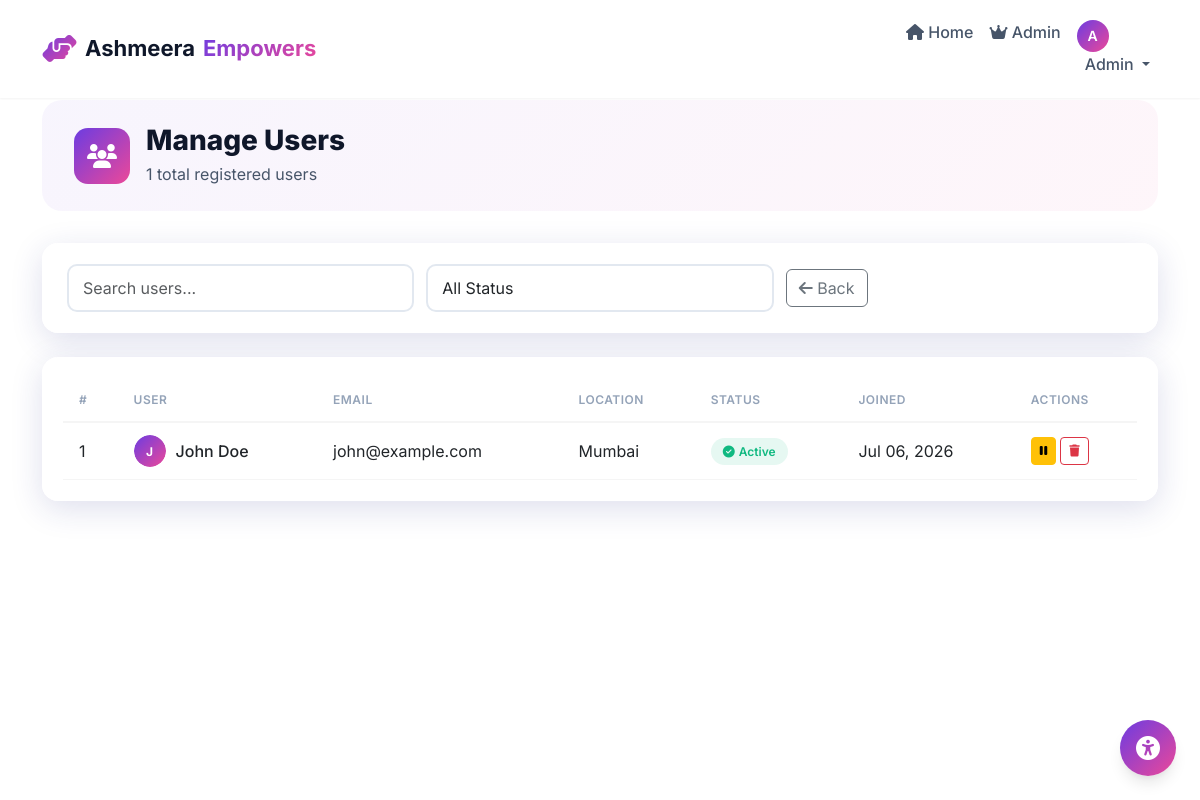
Page /admin/users (signed in) on the committed database.
### models.py (models this page shows, shortened)
class User(UserMixin, db.Model):
    __tablename__ = 'users'
    id = db.Column(db.Integer, primary_key=True)
    email = db.Column(db.String(100), unique=True, nullable=False)
    password_hash = db.Column(db.String(255), nullable=False)
    full_name = db.Column(db.String(100), nullable=False)
    phone = db.Column(db.String(20))
    user_type = db.Column(db.String(20), default='user')
    is_active = db.Column(db.Boolean, default=True)
    is_verified = db.Column(db.Boolean, default=False)
    profile_photo = db.Column(db.String(255))
    resume = db.Column(db.String(255))
    bio = db.Column(db.Text)
    location = db.Column(db.String(100))
    disability_type = db.Column(db.String(50))
    date_of_birth = db.Column(db.String(20))
    gender = db.Column(db.String(20))
    preferred_job_type = db.Column(db.String(50))
    preferred_location = db.Column(db.String(100))
    expected_salary_min = db.Column(db.Integer)
    expected_salary_max = db.Column(db.Integer)
    work_from_home = db.Column(db.Boolean, default=False)
    skills = db.Column(db.Text)
    security_question = db.Column(db.String(200))
    security_answer = db.Column(db.String(200))
    created_at = db.Column(db.DateTime, default=datetime.utcnow)
    updated_at = db.Column(db.DateTime, default=datetime.utcnow, onupdate=datetime.utcnow)
    last_login = db.Column(db.DateTime)
    applications = db.relationship('Application', backref='applicant', lazy=True)
    notifications = db.relationship('Notification', backref='recipient', lazy=True)
    saved_jobs = db.relationship('SavedJob', backref='saver', lazy=True)

### app.py (the view)
@app.route('/admin/users')
@login_required
def admin_users():
    if current_user.user_type != 'admin':
        flash('You do not have permission to access this page.', 'danger')
        return redirect(url_for('dashboard'))
    users = User.query.filter_by(user_type='user').order_by(User.created_at.desc()).all()
    return render_template('admin/users.html', users=users)

### app.py (called while the page is built)
@login_manager.user_loader
def load_user(user_id):
    return User.query.get(int(user_id))

@app.context_processor
def utility_processor():
    def get_notification_count():
        if current_user.is_authenticated:
            return Notification.query.filter_by(user_id=current_user.id, is_read=False).count()
        return 0
    def get_profile_completion():
        if current_user.is_authenticated:
            return current_user.profile_completion
        return 0
    return dict(
        get_notification_count=get_notification_count,
        get_profile_completion=get_profile_completion,
        now=datetime.now(timezone.utc)  # ← FIXED
    )

### templates/admin/users.html (shortened to what this page needs)
{% extends "base.html" %}
{% block content %}
<div class="admin-page">
    <div class="container">
        <div class="page-header">
            <div class="header-content">
                <div class="header-icon">
                    <i class="fas fa-users"></i>
                </div>
                <div>
                    <h1 class="page-title">Manage Users</h1>
                    <p class="page-subtitle">{{ users|length }} total registered users</p>
                </div>
            </div>
        </div>
        <div class="filters-section glass-card">
            <div class="filters-row">
                <div class="filter-group">
                    <input type="text" class="form-control" placeholder="Search users..." id="searchUsers" onkeyup="filterUsers()">
                </div>
                <div class="filter-group">
                    <select class="form-control" id="filterStatus" onchange="filterUsers()">
                        <option value="">All Status</option>
                    </select>
                </div>
                <div class="filter-group">
                    <a href="{{ url_for('admin_dashboard') }}" class="btn btn-outline-secondary">
                        <i class="fas fa-arrow-left"></i> Back
                    </a>
                </div>
            </div>
        </div>
        <div class="table-card glass-card">
            <div class="table-responsive">
                <table class="table admin-table">
                    <thead>
                        <tr>
                            <th>#</th>
                            <th>User</th>
                            <th>Email</th>
                            <th>Location</th>
                            <th>Status</th>
                            <th>Joined</th>
                            <th>Actions</th>
                        </tr>
                    </thead>
                    <tbody>
                        {% if users %}
                            {% for user in users %}
                                <tr data-status="{% if user.is_active %}active{% else %}inactive{% endif %}">
                                    <td>{{ loop.index }}</td>
                                    <td>
                                        <div class="user-info">
                                            <div class="user-avatar">
                                                {% if user.profile_photo %}
                                                    <img src="{{ url_for('static', filename='uploads/profiles/' + user.profile_photo) }}" alt="{{ user.full_name }}">
                                                {% else %}
                                                    <div class="avatar-placeholder-sm">{{ user.full_name[0]|upper }}</div>
                                                {% endif %}
                                            </div>
                                            <span class="user-name">{{ user.full_name }}</span>
                                        </div>
                                    </td>
                                    <td>{{ user.email }}</td>
                                    <td>{{ user.location or 'N/A' }}</td>
                                    <td>
                                        <span class="status-badge {% if user.is_active %}status-active{% else %}status-inactive{% endif %}">
                                            <i class="fas fa-{% if user.is_active %}check-circle{% else %}times-circle{% endif %}"></i>
                                            {% if user.is_active %}Active{% else %}Inactive{% endif %}
                                        </span>
                                    </td>
                                    <td>{{ user.created_at.strftime('%b %d, %Y') if user.created_at else 'N/A' }}</td>
                                    <td>
                                        <div class="action-buttons">
                                            <button class="btn btn-sm {% if user.is_active %}btn-warning{% else %}btn-success{% endif %}"
                                                    onclick="toggleUserStatus({{ user.id }})">
                                                <i class="fas fa-{% if user.is_active %}pause{% else %}play{% endif %}"></i>
                                            </button>
                                            <button class="btn btn-sm btn-outline-danger" onclick="deleteUser({{ user.id }})">
                                                <i class="fas fa-trash"></i>
                                            </button>
                                        </div>
                                    </td>
                                </tr>
                            {% endfor %}
                        {% endif %}
                    </tbody>
                </table>
            </div>
        </div>
    </div>
</div>
{% endblock %}

### templates/base.html (shortened to what this page needs)
<!DOCTYPE html>
<html lang="en" data-bs-theme="light">
<head>
    <link href="https://cdn.jsdelivr.net/npm/bootstrap@5.3.0/dist/css/bootstrap.min.css" rel="stylesheet">
    <link rel="stylesheet" href="https://cdnjs.cloudflare.com/ajax/libs/font-awesome/6.4.0/css/all.min.css">
    <link rel="stylesheet" href="{{ url_for('static', filename='css/style.css') }}">
    <link rel="stylesheet" href="{{ url_for('static', filename='css/accessibility.css') }}">
</head>
<body>
    <div class="accessibility-toolbar" id="accessibilityToolbar">
        <button class="accessibility-toggle" onclick="toggleAccessibilityMenu()" aria-label="Accessibility Menu">
            <i class="fas fa-universal-access"></i>
        </button>
    </div>
    <nav class="navbar navbar-expand-lg navbar-custom fixed-top" id="mainNav">
        <div class="container">
            <a class="navbar-brand" href="{{ url_for('index') }}">
                <div class="brand-wrapper">
                    <i class="fas fa-hands-helping brand-icon"></i>
                    <span class="brand-text">Ashmeera</span>
                    <span class="brand-highlight">Empowers</span>
                </div>
            </a>
            <div class="collapse navbar-collapse" id="navbarNav">
                <ul class="navbar-nav ms-auto">
                    <li class="nav-item">
                        <a class="nav-link" href="{{ url_for('index') }}">
                            <i class="fas fa-home"></i> Home
                        </a>
                    </li>
                    {% if current_user.is_authenticated %}
                        {% if current_user.user_type == 'user' %}
                            <li class="nav-item">
                                <a class="nav-link" href="{{ url_for('user_jobs') }}">
                                    <i class="fas fa-search"></i> Find Jobs
                                </a>
                            </li>
                            <li class="nav-item">
                                <a class="nav-link" href="{{ url_for('user_applications') }}">
                                    <i class="fas fa-file-alt"></i> Applications
                                </a>
                            </li>
                            <li class="nav-item">
                                <a class="nav-link" href="{{ url_for('user_dashboard') }}">
                                    <i class="fas fa-user"></i> Dashboard
                                </a>
                            </li>
                        {% elif current_user.user_type == 'admin' %}
                            <li class="nav-item">
                                <a class="nav-link" href="{{ url_for('admin_dashboard') }}">
                                    <i class="fas fa-crown"></i> Admin
                                </a>
                            </li>
                        {% endif %}
                        <li class="nav-item dropdown">
                            <a class="nav-link dropdown-toggle profile-dropdown" href="#" id="profileDropdown" role="button" data-bs-toggle="dropdown">
                                {% if current_user.profile_photo %}
                                    <img src="{{ url_for('static', filename='uploads/profiles/' + current_user.profile_photo) }}"
                                         alt="Profile" class="profile-avatar-small"
                                         onerror="this.style.display='none';this.nextElementSibling.style.display='flex'">
                                    <div class="profile-avatar-placeholder-nav" style="display:none;">
                                        {{ current_user.full_name[0]|upper }}
                                    </div>
                                {% else %}
                                    <div class="profile-avatar-placeholder-nav">
                                        {{ current_user.full_name[0]|upper }}
                                    </div>
                                {% endif %}
                                <span class="profile-name">{{ current_user.full_name.split()[0] }}</span>
                            </a>
                        </li>
                    {% endif %}
                </ul>
            </div>
        </div>
    </nav>
    <main class="main-content">
        {% block content %}{% endblock %}
    </main>
</body>
</html>

### static/css/style.css (style rules this page uses)
:root { --primary-color: #6C3CE1; --primary-light: #8B5CF6; --primary-dark: #5B21B6; --secondary-color: #EC4899; --accent-color: #F59E0B; --gradient-primary: linear-gradient(135deg, #6C3CE1 0%, #EC4899 100%); --gradient-secondary: linear-gradient(135deg, #667EEA 0%, #764BA2 100%); --gradient-hero: linear-gradient(135deg, rgba(108, 60, 225, 0.05) 0%, rgba(236, 72, 153, 0.05) 100%); --bg-primary: #ffffff; --bg-secondary: #f8fafc; --text-primary: #0f172a; --text-secondary: #475569; --text-muted: #94a3b8; --shadow-sm: 0 1px 2px 0 rgba(0, 0, 0, 0.05); --shadow-md: 0 4px 6px -1px rgba(0, 0, 0, 0.1), 0 2px 4px -1px rgba(0, 0, 0, 0.06); --shadow-lg: 0 10px 15px -3px rgba(0, 0, 0, 0.1), 0 4px 6px -2px rgba(0, 0, 0, 0.05); --shadow-xl: 0 20px 25px -5px rgba(0, 0, 0, 0.1), 0 10px 10px -5px rgba(0, 0, 0, 0.04); --shadow-2xl: 0 25px 50px -12px rgba(0, 0, 0, 0.25); --glass-bg: rgba(255, 255, 255, 0.8); --glass-border: rgba(255, 255, 255, 0.2); --glass-shadow: 0 8px 32px 0 rgba(31, 38, 135, 0.15); --section-padding: 80px 0; --container-max: 1200px; --font-family: 'Inter', -apple-system, BlinkMacSystemFont, 'Segoe UI', Roboto, sans-serif; }
* { margin: 0; padding: 0; box-sizing: border-box; }
body { font-family: var(--font-family); color: var(--text-primary); background-color: var(--bg-primary); line-height: 1.6; transition: background-color 0.3s ease, color 0.3s ease; padding-top: 76px; }
a { text-decoration: none; color: var(--primary-color); transition: all 0.3s ease; }
.navbar-custom { background: rgba(255, 255, 255, 0.95); backdrop-filter: blur(10px); box-shadow: var(--shadow-sm); padding: 12px 0; transition: all 0.3s ease; }
.brand-wrapper { display: flex; align-items: center; gap: 8px; }
.brand-icon { font-size: 28px; color: var(--primary-color); background: var(--gradient-primary); -webkit-background-clip: text; -webkit-text-fill-color: transparent; }
.brand-text { font-weight: 700; font-size: 22px; color: var(--text-primary); }
.brand-highlight { font-weight: 700; font-size: 22px; background: var(--gradient-primary); -webkit-background-clip: text; -webkit-text-fill-color: transparent; }
.navbar-custom .nav-link { font-weight: 500; color: var(--text-secondary); padding: 8px 16px; border-radius: 8px; transition: all 0.3s ease; }
.profile-avatar-placeholder-nav { width: 32px; height: 32px; border-radius: 50%; background: var(--gradient-primary); color: white; display: flex; align-items: center; justify-content: center; font-weight: 600; font-size: 14px; }
.profile-name { margin-left: 8px; font-weight: 500; }
.glass-card { background: var(--glass-bg); backdrop-filter: blur(20px); border: 1px solid var(--glass-border); box-shadow: var(--glass-shadow); }

### static/css/accessibility.css (style rules this page uses)
.accessibility-toolbar { position: fixed; bottom: 24px; right: 24px; z-index: 9999; display: flex; flex-direction: column; align-items: flex-end; gap: 8px; }
.accessibility-toggle { width: 56px; height: 56px; border-radius: 50%; background: var(--gradient-primary); color: white; border: none; font-size: 24px; cursor: pointer; box-shadow: var(--shadow-lg); transition: all 0.3s ease; display: flex; align-items: center; justify-content: center; }

### rows in the picture
User: full_name "A", full_name "Admin"
User: full_name "J", full_name "John Doe", email "john@example.com", location "Mumbai", is_active True (drawn), created_at "Jul 06, 2026"

### other values in the picture
{{ users|length }} "1"
